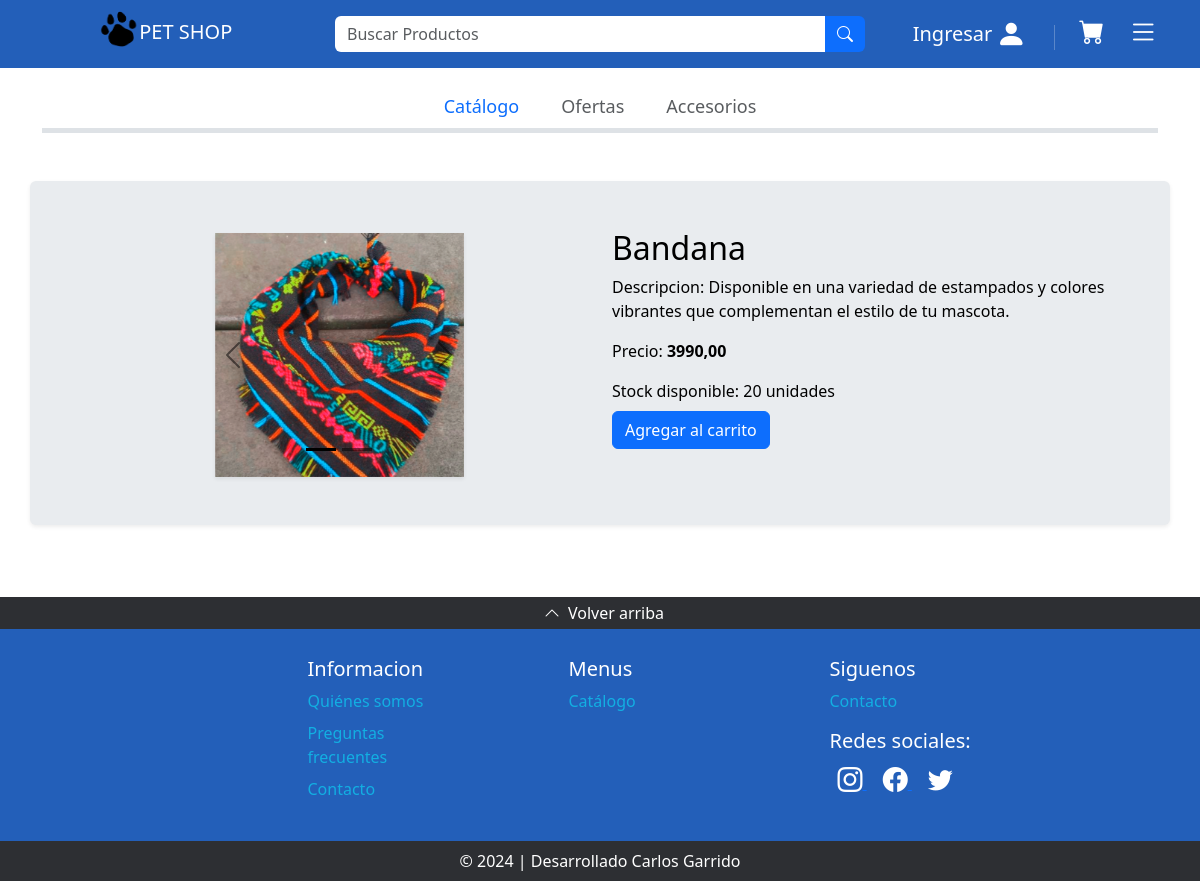
Page /product/detail/5/ on the committed database.
### core/models.py (models this page shows, shortened)
class Product(models.Model):
    nombre = models.CharField(max_length=100)
    descripcion = models.TextField()
    precio = models.DecimalField(max_digits=8, decimal_places=2)  # Cambiar a decimal_places=2
    imagen1 = models.ImageField(upload_to='product_images/', default='default_image.png')
    imagen2 = models.ImageField(upload_to='product_images/', default='default_image.png')
    stock = models.PositiveIntegerField(default=0)

### core/views.py (the view)
# urls.py: path('product/detail/<int:product_id>/', views.product_detail, name='product_detail'),
def product_detail(request, product_id):
    product = Product.objects.get(id=product_id)
    context = {'product': product}
    return render(request, 'product_detail.html', context)

### core/templates/product_detail.html (shortened to what this page needs)
{% extends 'base.html' %}
{% block content %}
{% load static %}
    <div class="row text-body-emphasis bg-body-secondary rounded shadow-sm py-5 px-5 my-5">
        <div class="col-sm-6">
            <div class="d-flex justify-content-center">
                <div id="carouselIndicators" class="carousel carousel-dark slide carousel-fade mt-1 shadow-sm w-50">
                    <div class="carousel-indicators">
                        <button type="button" data-bs-target="#carouselIndicators" data-bs-slide-to="0" class="active"
                            aria-current="true" aria-label="Slide 1"></button>
                        <button type="button" data-bs-target="#carouselIndicators" data-bs-slide-to="1"
                            aria-label="Slide 2"></button>
                    </div>
                    <div class="carousel-inner">
                        <div class="carousel-item active">
                            <img src="{{ product.imagen1.url }}" class="d-block w-100" alt="Imagen 1"
                                style="max-height: 300px; object-fit: contain;">
                        </div>
                    </div>
                    <button class="carousel-control-prev" type="button" data-bs-target="#carouselIndicators"
                        data-bs-slide="prev">
                        <span class="carousel-control-prev-icon" aria-hidden="true"></span>
                    </button>
                    <button class="carousel-control-next" type="button" data-bs-target="#carouselIndicators"
                        data-bs-slide="next">
                        <span class="carousel-control-next-icon" aria-hidden="true"></span>
                    </button>
                </div>
            </div>
        </div>
        <div class="col-sm-6">
            <h2>{{ product.nombre }}</h2>
            <p>
                Descripcion: {{ product.descripcion }}
            </p>
            <p>
                Precio: <strong>{{ product.precio }}</strong>
            </p>
            <p>
                {% if product.stock > 0 %}
                Stock disponible: {{ product.stock }} unidades
                <br>
                {% if user.is_authenticated %}
                <form action="{% url 'agregar_al_carrito' product.id %}" method="POST">
                    {% csrf_token %}
                    <input type="hidden" name="cantidad" value="1">
                    <button type="submit" class="btn btn-primary mt-2">Agregar al carrito</button>
                </form>
                {% else %}
                <a href="{% url 'login' %}" class="btn btn-primary mt-2">Agregar al carrito</a>
                {% endif %}
                {% else %}
                No disponible
                <br>
                <button disabled class="btn btn-secondary mt-2">Agregar al carrito</button>
                {% endif %}
            </p>
        </div>
    </div>
{% endblock %}

### rows in the picture
Product: imagen1 (picture), nombre "Bandana", descripcion "Disponible en una variedad de estampados y colores vibrantes que complementan el estilo de tu mascota.", precio "3990,00", stock "20"
